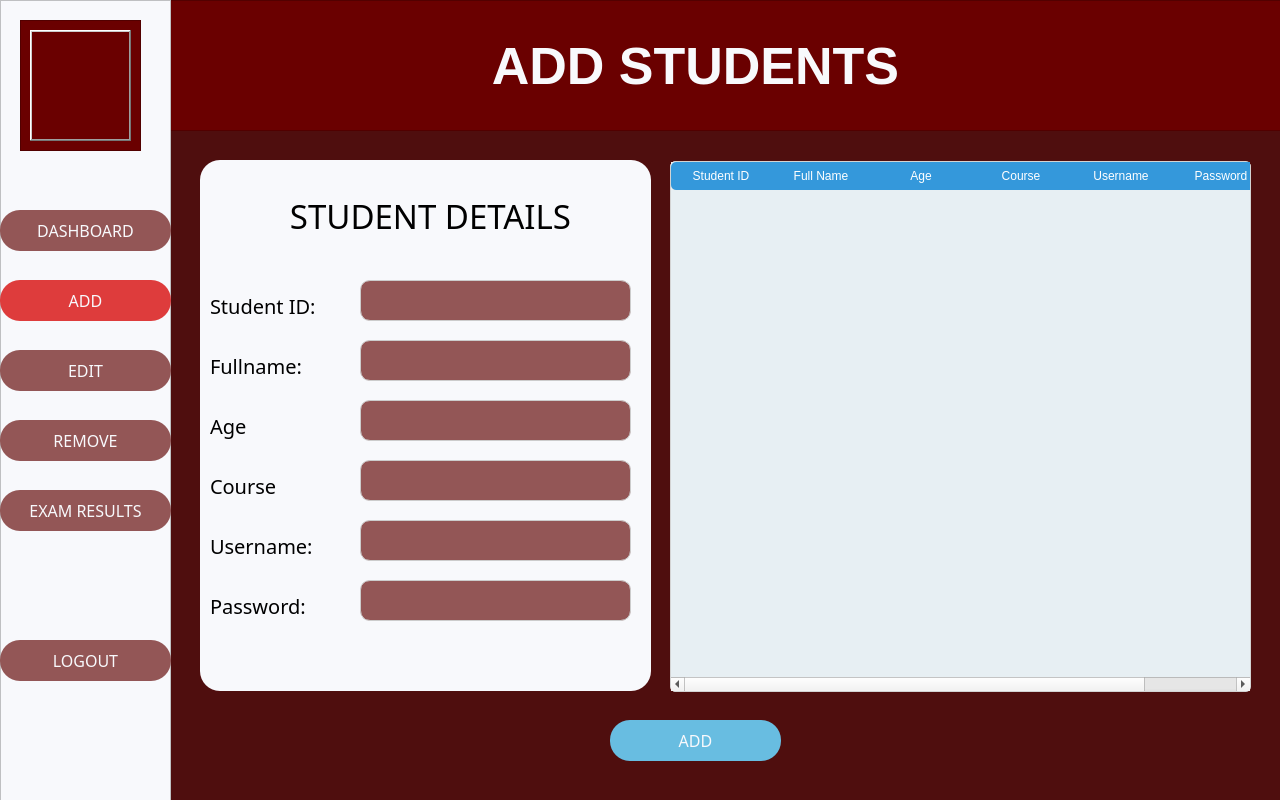
<?xml version="1.0" encoding="UTF-8"?>
<ui version="4.0">
 <class>AdminAdd</class>
 <widget class="QMainWindow" name="AdminAdd">
  <property name="geometry">
   <rect>
    <x>0</x>
    <y>0</y>
    <width>1280</width>
    <height>800</height>
   </rect>
  </property>
  <property name="minimumSize">
   <size>
    <width>1280</width>
    <height>800</height>
   </size>
  </property>
  <property name="maximumSize">
   <size>
    <width>1280</width>
    <height>800</height>
   </size>
  </property>
  <property name="windowTitle">
   <string>MainWindow</string>
  </property>
  <widget class="QWidget" name="centralwidget">
   <property name="styleSheet">
    <string notr="true">QWidget#centralwidget {
	background-color: #4F0E0E;
}</string>
   </property>
   <widget class="QFrame" name="frame1">
    <property name="geometry">
     <rect>
      <x>170</x>
      <y>0</y>
      <width>1111</width>
      <height>131</height>
     </rect>
    </property>
    <property name="styleSheet">
     <string notr="true">QWidget#frame1 {
	background-color: #6A0000;
}</string>
    </property>
    <property name="frameShape">
     <enum>QFrame::StyledPanel</enum>
    </property>
    <property name="frameShadow">
     <enum>QFrame::Raised</enum>
    </property>
    <widget class="QLabel" name="label">
     <property name="geometry">
      <rect>
       <x>170</x>
       <y>30</y>
       <width>711</width>
       <height>71</height>
      </rect>
     </property>
     <property name="font">
      <font>
       <pointsize>39</pointsize>
       <bold>true</bold>
      </font>
     </property>
     <property name="styleSheet">
      <string notr="true">QLabel {
	color: #F8F9FC
}</string>
     </property>
     <property name="text">
      <string>ADD STUDENTS</string>
     </property>
     <property name="alignment">
      <set>Qt::AlignCenter</set>
     </property>
    </widget>
   </widget>
   <widget class="QFrame" name="frame2">
    <property name="geometry">
     <rect>
      <x>0</x>
      <y>0</y>
      <width>171</width>
      <height>801</height>
     </rect>
    </property>
    <property name="styleSheet">
     <string notr="true">QWidget#frame2 {
	background-color: #F8F9FC;
}</string>
    </property>
    <property name="frameShape">
     <enum>QFrame::StyledPanel</enum>
    </property>
    <property name="frameShadow">
     <enum>QFrame::Raised</enum>
    </property>
    <widget class="QPushButton" name="dashboardButton">
     <property name="geometry">
      <rect>
       <x>0</x>
       <y>210</y>
       <width>171</width>
       <height>41</height>
      </rect>
     </property>
     <property name="font">
      <font>
       <family>Century Gothic</family>
       <pointsize>-1</pointsize>
      </font>
     </property>
     <property name="styleSheet">
      <string notr="true">QPushButton {
    background-color: #935656;
    border: none;
    color: #F8F9FC;
    padding: 10px 20px;
    border-radius: 20px;
    font-size: 16px;
}

QPushButton:hover {
    background-color: #DE3C3C;
	color: white;
}</string>
     </property>
     <property name="text">
      <string>DASHBOARD</string>
     </property>
     <property name="autoDefault">
      <bool>false</bool>
     </property>
     <property name="default">
      <bool>false</bool>
     </property>
     <property name="flat">
      <bool>false</bool>
     </property>
    </widget>
    <widget class="QPushButton" name="addButton">
     <property name="geometry">
      <rect>
       <x>0</x>
       <y>280</y>
       <width>171</width>
       <height>41</height>
      </rect>
     </property>
     <property name="font">
      <font>
       <family>Century Gothic</family>
       <pointsize>-1</pointsize>
      </font>
     </property>
     <property name="styleSheet">
      <string notr="true">QPushButton {
    background-color: #DE3C3C;
    border: none;
    color: #F8F9FC;
    padding: 10px 20px;
    border-radius: 20px;
    font-size: 16px;
}

QPushButton:hover {
    background-color: #DE3C3C;
	color: white;
}</string>
     </property>
     <property name="text">
      <string>ADD</string>
     </property>
     <property name="autoDefault">
      <bool>false</bool>
     </property>
     <property name="default">
      <bool>false</bool>
     </property>
     <property name="flat">
      <bool>false</bool>
     </property>
    </widget>
    <widget class="QPushButton" name="editButton">
     <property name="geometry">
      <rect>
       <x>0</x>
       <y>350</y>
       <width>171</width>
       <height>41</height>
      </rect>
     </property>
     <property name="font">
      <font>
       <family>Century Gothic</family>
       <pointsize>-1</pointsize>
      </font>
     </property>
     <property name="styleSheet">
      <string notr="true">QPushButton {
    background-color: #935656;
    border: none;
    color: #F8F9FC;
    padding: 10px 20px;
    border-radius: 20px;
    font-size: 16px;
}

QPushButton:hover {
    background-color: #DE3C3C;
	color: white;
}</string>
     </property>
     <property name="text">
      <string>EDIT</string>
     </property>
     <property name="autoDefault">
      <bool>false</bool>
     </property>
     <property name="default">
      <bool>false</bool>
     </property>
     <property name="flat">
      <bool>false</bool>
     </property>
    </widget>
    <widget class="QPushButton" name="removeButton">
     <property name="geometry">
      <rect>
       <x>0</x>
       <y>420</y>
       <width>171</width>
       <height>41</height>
      </rect>
     </property>
     <property name="font">
      <font>
       <family>Century Gothic</family>
       <pointsize>-1</pointsize>
      </font>
     </property>
     <property name="styleSheet">
      <string notr="true">QPushButton {
    background-color: #935656;
    border: none;
    color: #F8F9FC;
    padding: 10px 20px;
    border-radius: 20px;
    font-size: 16px;
}

QPushButton:hover {
    background-color: #DE3C3C;
	color: white;
}</string>
     </property>
     <property name="text">
      <string>REMOVE</string>
     </property>
     <property name="autoDefault">
      <bool>false</bool>
     </property>
     <property name="default">
      <bool>false</bool>
     </property>
     <property name="flat">
      <bool>false</bool>
     </property>
    </widget>
    <widget class="QPushButton" name="logoutButton">
     <property name="geometry">
      <rect>
       <x>0</x>
       <y>640</y>
       <width>171</width>
       <height>41</height>
      </rect>
     </property>
     <property name="font">
      <font>
       <family>Century Gothic</family>
       <pointsize>-1</pointsize>
      </font>
     </property>
     <property name="styleSheet">
      <string notr="true">QPushButton {
    background-color: #935656;
    border: none;
    color: #F8F9FC;
    padding: 10px 20px;
    border-radius: 20px;
    font-size: 16px;
}

QPushButton:hover {
    background-color: #DE3C3C;
	color: white;
}</string>
     </property>
     <property name="text">
      <string>LOGOUT</string>
     </property>
     <property name="autoDefault">
      <bool>false</bool>
     </property>
     <property name="default">
      <bool>false</bool>
     </property>
     <property name="flat">
      <bool>false</bool>
     </property>
    </widget>
    <widget class="QFrame" name="frame">
     <property name="geometry">
      <rect>
       <x>20</x>
       <y>20</y>
       <width>121</width>
       <height>131</height>
      </rect>
     </property>
     <property name="styleSheet">
      <string notr="true">QWidget#frame {
	background-color: #6A0000;
}</string>
     </property>
     <property name="frameShape">
      <enum>QFrame::StyledPanel</enum>
     </property>
     <property name="frameShadow">
      <enum>QFrame::Raised</enum>
     </property>
     <widget class="QLabel" name="adminIcon">
      <property name="geometry">
       <rect>
        <x>10</x>
        <y>10</y>
        <width>101</width>
        <height>111</height>
       </rect>
      </property>
      <property name="frameShape">
       <enum>QFrame::WinPanel</enum>
      </property>
      <property name="frameShadow">
       <enum>QFrame::Raised</enum>
      </property>
      <property name="text">
       <string/>
      </property>
      <property name="pixmap">
       <pixmap>images/exam.png</pixmap>
      </property>
      <property name="scaledContents">
       <bool>true</bool>
      </property>
     </widget>
    </widget>
    <widget class="QPushButton" name="examResultsButton">
     <property name="geometry">
      <rect>
       <x>0</x>
       <y>490</y>
       <width>171</width>
       <height>41</height>
      </rect>
     </property>
     <property name="font">
      <font>
       <family>Century Gothic</family>
       <pointsize>-1</pointsize>
      </font>
     </property>
     <property name="styleSheet">
      <string notr="true">QPushButton {
    background-color: #935656;
    border: none;
    color: #F8F9FC;
    padding: 10px 20px;
    border-radius: 20px;
    font-size: 16px;
}

QPushButton:hover {
    background-color: #DE3C3C;
	color: white;
}</string>
     </property>
     <property name="text">
      <string>EXAM RESULTS</string>
     </property>
     <property name="autoDefault">
      <bool>false</bool>
     </property>
     <property name="default">
      <bool>false</bool>
     </property>
     <property name="flat">
      <bool>false</bool>
     </property>
    </widget>
   </widget>
   <widget class="QPushButton" name="addToDb">
    <property name="geometry">
     <rect>
      <x>610</x>
      <y>720</y>
      <width>171</width>
      <height>41</height>
     </rect>
    </property>
    <property name="font">
     <font>
      <family>Century Gothic</family>
      <pointsize>-1</pointsize>
     </font>
    </property>
    <property name="styleSheet">
     <string notr="true">QPushButton {
    background-color: #68BDE1;
    border: none;
    color: #F8F9FC;
    padding: 10px 20px;
    border-radius: 20px;
    font-size: 16px;
}

QPushButton:hover {
    background-color: #DE3C3C;
	color: white;
}</string>
    </property>
    <property name="text">
     <string>ADD</string>
    </property>
    <property name="autoDefault">
     <bool>false</bool>
    </property>
    <property name="default">
     <bool>false</bool>
    </property>
    <property name="flat">
     <bool>false</bool>
    </property>
   </widget>
   <widget class="QFrame" name="frame_2">
    <property name="geometry">
     <rect>
      <x>200</x>
      <y>160</y>
      <width>451</width>
      <height>531</height>
     </rect>
    </property>
    <property name="styleSheet">
     <string notr="true">QFrame {
	background-color: #F8F9FC;
	border-radius: 20px;
}</string>
    </property>
    <property name="frameShape">
     <enum>QFrame::StyledPanel</enum>
    </property>
    <property name="frameShadow">
     <enum>QFrame::Raised</enum>
    </property>
    <widget class="QLineEdit" name="studentIdLine">
     <property name="geometry">
      <rect>
       <x>160</x>
       <y>120</y>
       <width>271</width>
       <height>41</height>
      </rect>
     </property>
     <property name="font">
      <font>
       <family>Century Gothic</family>
       <pointsize>11</pointsize>
      </font>
     </property>
     <property name="styleSheet">
      <string notr="true">QLineEdit {
	background-color: #935656;
	border: 1px solid #ccc;
	border-radius: 10px;
	color: #F8F9FC;
	selection-background-color: #DE3C3C;
}</string>
     </property>
     <property name="inputMask">
      <string/>
     </property>
     <property name="text">
      <string/>
     </property>
     <property name="frame">
      <bool>true</bool>
     </property>
    </widget>
    <widget class="QLabel" name="label_2">
     <property name="geometry">
      <rect>
       <x>90</x>
       <y>30</y>
       <width>281</width>
       <height>51</height>
      </rect>
     </property>
     <property name="font">
      <font>
       <family>Century Gothic</family>
       <pointsize>25</pointsize>
      </font>
     </property>
     <property name="text">
      <string>STUDENT DETAILS</string>
     </property>
     <property name="alignment">
      <set>Qt::AlignCenter</set>
     </property>
    </widget>
    <widget class="QLabel" name="label_3">
     <property name="geometry">
      <rect>
       <x>10</x>
       <y>120</y>
       <width>141</width>
       <height>51</height>
      </rect>
     </property>
     <property name="font">
      <font>
       <family>Century Gothic</family>
       <pointsize>15</pointsize>
      </font>
     </property>
     <property name="text">
      <string>Student ID:</string>
     </property>
     <property name="alignment">
      <set>Qt::AlignLeading|Qt::AlignLeft|Qt::AlignVCenter</set>
     </property>
    </widget>
    <widget class="QLabel" name="label_4">
     <property name="geometry">
      <rect>
       <x>10</x>
       <y>180</y>
       <width>141</width>
       <height>51</height>
      </rect>
     </property>
     <property name="font">
      <font>
       <family>Century Gothic</family>
       <pointsize>15</pointsize>
      </font>
     </property>
     <property name="text">
      <string>Fullname:</string>
     </property>
     <property name="alignment">
      <set>Qt::AlignLeading|Qt::AlignLeft|Qt::AlignVCenter</set>
     </property>
    </widget>
    <widget class="QLineEdit" name="fullNameLine">
     <property name="geometry">
      <rect>
       <x>160</x>
       <y>180</y>
       <width>271</width>
       <height>41</height>
      </rect>
     </property>
     <property name="font">
      <font>
       <family>Century Gothic</family>
       <pointsize>11</pointsize>
      </font>
     </property>
     <property name="styleSheet">
      <string notr="true">QLineEdit {
	background-color: #935656;
	border: 1px solid #ccc;
	border-radius: 10px;
	color: #F8F9FC;
	selection-background-color: #DE3C3C;
}</string>
     </property>
     <property name="inputMask">
      <string/>
     </property>
     <property name="text">
      <string/>
     </property>
     <property name="frame">
      <bool>true</bool>
     </property>
    </widget>
    <widget class="QLabel" name="label_5">
     <property name="geometry">
      <rect>
       <x>10</x>
       <y>360</y>
       <width>141</width>
       <height>51</height>
      </rect>
     </property>
     <property name="font">
      <font>
       <family>Century Gothic</family>
       <pointsize>15</pointsize>
      </font>
     </property>
     <property name="text">
      <string>Username:</string>
     </property>
     <property name="alignment">
      <set>Qt::AlignLeading|Qt::AlignLeft|Qt::AlignVCenter</set>
     </property>
    </widget>
    <widget class="QLineEdit" name="usernameLine">
     <property name="geometry">
      <rect>
       <x>160</x>
       <y>360</y>
       <width>271</width>
       <height>41</height>
      </rect>
     </property>
     <property name="font">
      <font>
       <family>Century Gothic</family>
       <pointsize>11</pointsize>
      </font>
     </property>
     <property name="styleSheet">
      <string notr="true">QLineEdit {
	background-color: #935656;
	border: 1px solid #ccc;
	border-radius: 10px;
	color: #F8F9FC;
	selection-background-color: #DE3C3C;
}</string>
     </property>
     <property name="inputMask">
      <string/>
     </property>
     <property name="text">
      <string/>
     </property>
     <property name="frame">
      <bool>true</bool>
     </property>
    </widget>
    <widget class="QLabel" name="label_6">
     <property name="geometry">
      <rect>
       <x>10</x>
       <y>420</y>
       <width>141</width>
       <height>51</height>
      </rect>
     </property>
     <property name="font">
      <font>
       <family>Century Gothic</family>
       <pointsize>15</pointsize>
      </font>
     </property>
     <property name="text">
      <string>Password:</string>
     </property>
     <property name="alignment">
      <set>Qt::AlignLeading|Qt::AlignLeft|Qt::AlignVCenter</set>
     </property>
    </widget>
    <widget class="QLineEdit" name="passwordLine">
     <property name="geometry">
      <rect>
       <x>160</x>
       <y>420</y>
       <width>271</width>
       <height>41</height>
      </rect>
     </property>
     <property name="font">
      <font>
       <family>Century Gothic</family>
       <pointsize>11</pointsize>
      </font>
     </property>
     <property name="styleSheet">
      <string notr="true">QLineEdit {
	background-color: #935656;
	border: 1px solid #ccc;
	border-radius: 10px;
	color: #F8F9FC;
	selection-background-color: #DE3C3C;
}</string>
     </property>
     <property name="inputMask">
      <string/>
     </property>
     <property name="text">
      <string/>
     </property>
     <property name="frame">
      <bool>true</bool>
     </property>
    </widget>
    <widget class="QLabel" name="label_7">
     <property name="geometry">
      <rect>
       <x>10</x>
       <y>240</y>
       <width>141</width>
       <height>51</height>
      </rect>
     </property>
     <property name="font">
      <font>
       <family>Century Gothic</family>
       <pointsize>15</pointsize>
      </font>
     </property>
     <property name="text">
      <string>Age</string>
     </property>
     <property name="alignment">
      <set>Qt::AlignLeading|Qt::AlignLeft|Qt::AlignVCenter</set>
     </property>
    </widget>
    <widget class="QLineEdit" name="ageLine">
     <property name="geometry">
      <rect>
       <x>160</x>
       <y>240</y>
       <width>271</width>
       <height>41</height>
      </rect>
     </property>
     <property name="font">
      <font>
       <family>Century Gothic</family>
       <pointsize>11</pointsize>
      </font>
     </property>
     <property name="styleSheet">
      <string notr="true">QLineEdit {
	background-color: #935656;
	border: 1px solid #ccc;
	border-radius: 10px;
	color: #F8F9FC;
	selection-background-color: #DE3C3C;
}</string>
     </property>
     <property name="inputMask">
      <string/>
     </property>
     <property name="text">
      <string/>
     </property>
     <property name="frame">
      <bool>true</bool>
     </property>
    </widget>
    <widget class="QLabel" name="label_8">
     <property name="geometry">
      <rect>
       <x>10</x>
       <y>300</y>
       <width>141</width>
       <height>51</height>
      </rect>
     </property>
     <property name="font">
      <font>
       <family>Century Gothic</family>
       <pointsize>15</pointsize>
      </font>
     </property>
     <property name="text">
      <string>Course</string>
     </property>
     <property name="alignment">
      <set>Qt::AlignLeading|Qt::AlignLeft|Qt::AlignVCenter</set>
     </property>
    </widget>
    <widget class="QLineEdit" name="courseLine">
     <property name="geometry">
      <rect>
       <x>160</x>
       <y>300</y>
       <width>271</width>
       <height>41</height>
      </rect>
     </property>
     <property name="font">
      <font>
       <family>Century Gothic</family>
       <pointsize>11</pointsize>
      </font>
     </property>
     <property name="styleSheet">
      <string notr="true">QLineEdit {
	background-color: #935656;
	border: 1px solid #ccc;
	border-radius: 10px;
	color: #F8F9FC;
	selection-background-color: #DE3C3C;
}</string>
     </property>
     <property name="inputMask">
      <string/>
     </property>
     <property name="text">
      <string/>
     </property>
     <property name="frame">
      <bool>true</bool>
     </property>
    </widget>
   </widget>
   <widget class="QTableWidget" name="tableWidget">
    <property name="geometry">
     <rect>
      <x>670</x>
      <y>161</y>
      <width>581</width>
      <height>531</height>
     </rect>
    </property>
    <property name="styleSheet">
     <string notr="true">QTableWidget {
    background-color: #E7EFF3;
    border: 1px solid #d3d3d3;
    border-radius: 5px;
}

QTableWidget::item {
    padding: 5px;
}

QTableWidget::item:selected {
    background-color: #a3d2ca;
    color: #ffffff;
}

QTableWidget::item:hover {
    background-color: #e8f6f3;
}

QHeaderView::section {
    background-color: #3498db;
    color: #ffffff;
    padding: 5px;
    border: none;
}

QHeaderView::section:checked {
    background-color: #2ecc71;
}

QHeaderView::section:checked:disabled {
    background-color: #95a5a6;
}

QHeaderView::section::vertical::first {
    border-top-left-radius: 5px;
}

QHeaderView::section::vertical::last {
    border-top-right-radius: 5px;
}

QHeaderView::section::horizontal::first {
    border-top-left-radius: 5px;
    border-bottom-left-radius: 5px;
}

QHeaderView::section::horizontal::last {
    border-top-right-radius: 5px;
    border-bottom-right-radius: 5px;
}
</string>
    </property>
    <column>
     <property name="text">
      <string>Student ID</string>
     </property>
    </column>
    <column>
     <property name="text">
      <string>Full Name</string>
     </property>
    </column>
    <column>
     <property name="text">
      <string>Age</string>
     </property>
    </column>
    <column>
     <property name="text">
      <string>Course</string>
     </property>
    </column>
    <column>
     <property name="text">
      <string>Username</string>
     </property>
    </column>
    <column>
     <property name="text">
      <string>Password</string>
     </property>
    </column>
   </widget>
  </widget>
 </widget>
 <resources/>
 <connections/>
</ui>
